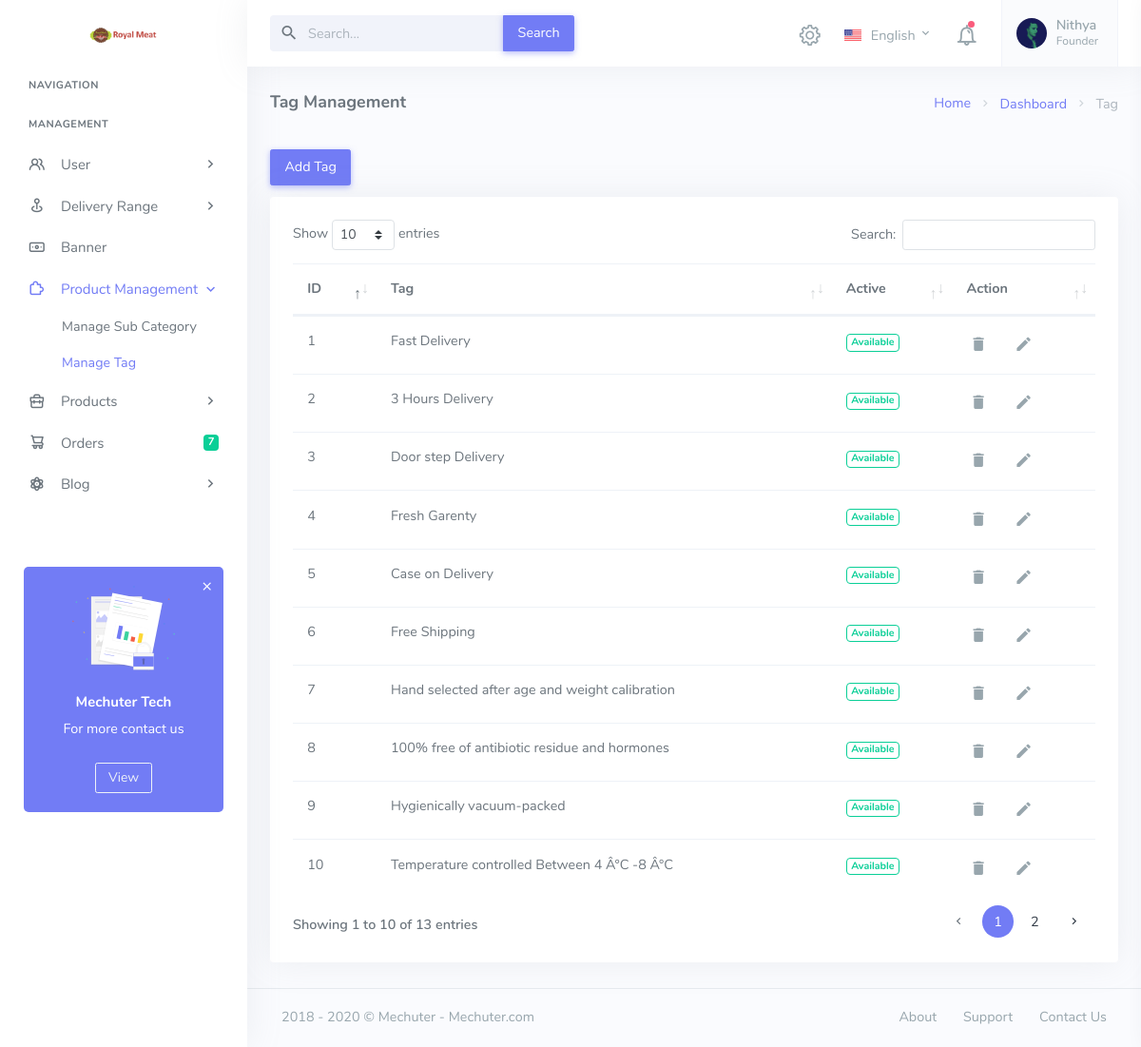
/Site/API/admin/tag.php (signed in), run on the app's committed database.
### tables this page shows
CREATE TABLE IF NOT EXISTS `tag` (
  `tag_id` int(11) NOT NULL AUTO_INCREMENT,
  `tag_name` varchar(2000) DEFAULT NULL,
  `tag_active` int(11) NOT NULL DEFAULT 1,
  `tag_created_on` datetime NOT NULL DEFAULT current_timestamp() ON UPDATE current_timestamp(),
  PRIMARY KEY (`tag_id`)
);

### Site/API/admin/tag.php (the view, shortened to what this page needs)
<?php
	include('includes/config.php');
	if(strlen($_SESSION['login'])==0)
	{
		header('location:index.php');
	}
	else{
	?>
	<!DOCTYPE html>
	<html lang="en">
		<head>
			<?php include 'includes/head.php';?>
			<link href="assets/css/vendor/dataTables.bootstrap4.css" rel="stylesheet" type="text/css" />
			<link href="assets/css/vendor/responsive.bootstrap4.css" rel="stylesheet" type="text/css" />
		</head>
		<body class="loading" data-layout-config='{"leftSideBarTheme":"light","layoutBoxed":false, "leftSidebarCondensed":false, "leftSidebarScrollable":false,"darkMode":false, "showRightSidebarOnStart": false}'>
			<div class="wrapper">
				<?php include 'includes/left-navigation.php';?>
				<div class="content-page">
					<div class="content">
						<?php include 'includes/top-menu.php';?>
						<div class="container-fluid">
							<div class="row">
								<div class="col-12">
									<div class="page-title-box">
										<div class="page-title-right">
											<ol class="breadcrumb m-0">
												<li class="breadcrumb-item"><a href="javascript: void(0);">Home</a></li>
												<li class="breadcrumb-item"><a href="javascript: void(0);">Dashboard</a></li>
												<li class="breadcrumb-item active">Tag</li>
											</ol>
										</div>
										<h4 class="page-title">Tag Management</h4>
									</div>
								</div>
							</div>
							<div class="row">
								<button type="button" class="btn btn-primary m-2" data-toggle="modal" data-target="#signup-modal">Add Tag</button>
								<div class="col-lg-12">
									<div class="card">
										<div class="card-body">
											<table id="basic-datatable" class="table dt-responsive nowrap w-100">
												<thead>
													<tr>
														<th>ID</th>
														<th>Tag</th>
														<th>Active</th>
														<th>Action</th>
													</tr>
												</thead>
												<tbody>
													<?php
														$query = mysqli_query($con, "Select * FROM tag");
														$rowcount = mysqli_num_rows($query);
														if ($rowcount == 0) {
														?>
														<tr>
															<td colspan="7" align="center">
																<h3 style="color:black">No record found</h3>
															</td>
															<tr>
																<?php
																	} else {
																	while ($row = mysqli_fetch_array($query)) {
																	?>
																	<tr>
																		<td><?php echo htmlentities($row['tag_id']); ?></td>
																		<td><?php echo htmlentities($row['tag_name']); ?></td>
																		<td>
																			<?php if($row['tag_active']){ ?>
																				<a href="<?php echo htmlentities($_SERVER['PHP_SELF']); ?>?scid=<?php echo htmlentities($row['tag_id']); ?>&&action=dact" onclick="return confirm('Are you sure you want to deactivate?');"  ><span class="badge badge-outline-success">Available</span></a>
																				<?php }else{ ?>
																				<a href="<?php echo htmlentities($_SERVER['PHP_SELF']); ?>?scid=<?php echo htmlentities($row['tag_id']); ?>&&action=act" onclick="return confirm('Are you sure you want to activate?');"  ><span class="badge badge-outline-danger">Unavailable</span></a>
																			<?php } ?>
																		</td>
																		<td>
																			<a href="<?php echo htmlentities($_SERVER['PHP_SELF']); ?>?scid=<?php echo htmlentities($row['tag_id']); ?>&&action=del" onclick="return confirm('Are you sure you want to delete?');" class="action-icon" ><i class="mdi mdi-delete"></i></a> &nbsp;&nbsp;&nbsp;&nbsp;
																			<a href="edit-tag.php?scid=<?php echo htmlentities($row['tag_id']); ?>" class="action-icon"><i class="mdi mdi-pencil"></i></a>
																		</td>
																	</tr>
																<?php } } ?>
														</tbody>
													</table>
												</div>
											</div>
										</div>
									</div>
								</div>
								<?php include 'includes/footer.php';?>
							</div>
						</div>
					</body>
				</html>
			<?php } ?>

### data on the page
tag: tag_id "1", tag_name "Fast Delivery"
tag: tag_id "2", tag_name "3 Hours Delivery"
tag: tag_id "3", tag_name "Door step Delivery"
tag: tag_id "4", tag_name "Fresh Garenty"
tag: tag_id "5", tag_name "Case on Delivery"
tag: tag_id "6", tag_name "Free Shipping"
tag: tag_id "7", tag_name "Hand selected after age and weight calibration"
tag: tag_id "8", tag_name "100% free of antibiotic residue and hormones"
tag: tag_id "9", tag_name "Hygienically vacuum-packed"
tag: tag_id "10", tag_name "Temperature controlled Between 4 Â°C -8 Â°C"

### other printed values
$countorder "7"
$name "Nithya"
